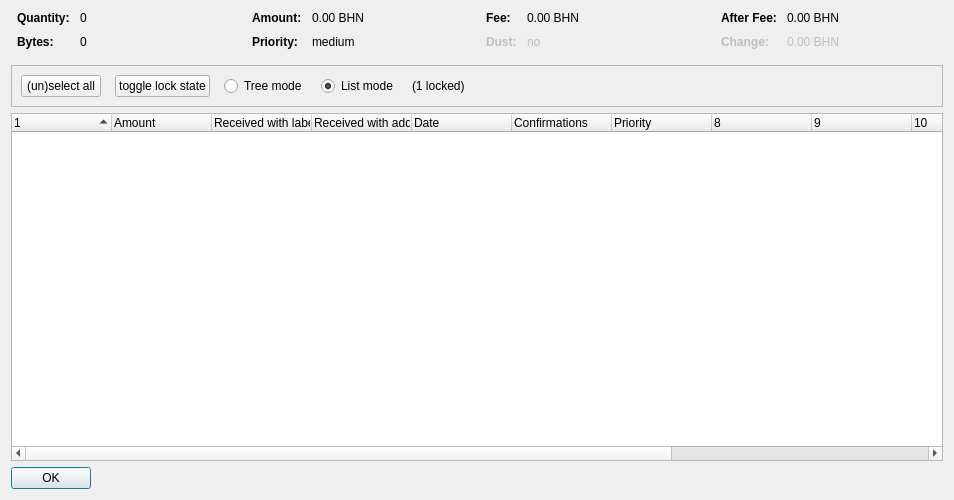
<?xml version="1.0" encoding="UTF-8"?>
<ui version="4.0">
 <class>CoinControlDialog</class>
 <widget class="QDialog" name="CoinControlDialog">
  <property name="geometry">
   <rect>
    <x>0</x>
    <y>0</y>
    <width>954</width>
    <height>500</height>
   </rect>
  </property>
  <property name="windowTitle">
   <string>Coin Selection</string>
  </property>
  <layout class="QVBoxLayout" name="verticalLayout">
   <item>
    <layout class="QHBoxLayout" name="horizontalLayoutTop" stretch="0,0,0,0">
     <property name="topMargin">
      <number>0</number>
     </property>
     <property name="bottomMargin">
      <number>10</number>
     </property>
     <item>
      <layout class="QFormLayout" name="formLayoutCoinControl1">
       <property name="horizontalSpacing">
        <number>10</number>
       </property>
       <property name="verticalSpacing">
        <number>10</number>
       </property>
       <property name="leftMargin">
        <number>6</number>
       </property>
       <property name="rightMargin">
        <number>6</number>
       </property>
       <item row="0" column="0">
        <widget class="QLabel" name="labelCoinControlQuantityText">
         <property name="font">
          <font>
           <weight>75</weight>
           <bold>true</bold>
          </font>
         </property>
         <property name="text">
          <string>Quantity:</string>
         </property>
        </widget>
       </item>
       <item row="0" column="1">
        <widget class="QLabel" name="labelCoinControlQuantity">
         <property name="cursor">
          <cursorShape>IBeamCursor</cursorShape>
         </property>
         <property name="contextMenuPolicy">
          <enum>Qt::ActionsContextMenu</enum>
         </property>
         <property name="text">
          <string notr="true">0</string>
         </property>
         <property name="textInteractionFlags">
          <set>Qt::LinksAccessibleByMouse|Qt::TextSelectableByKeyboard|Qt::TextSelectableByMouse</set>
         </property>
        </widget>
       </item>
       <item row="1" column="0">
        <widget class="QLabel" name="labelCoinControlBytesText">
         <property name="font">
          <font>
           <weight>75</weight>
           <bold>true</bold>
          </font>
         </property>
         <property name="text">
          <string>Bytes:</string>
         </property>
        </widget>
       </item>
       <item row="1" column="1">
        <widget class="QLabel" name="labelCoinControlBytes">
         <property name="cursor">
          <cursorShape>IBeamCursor</cursorShape>
         </property>
         <property name="contextMenuPolicy">
          <enum>Qt::ActionsContextMenu</enum>
         </property>
         <property name="text">
          <string notr="true">0</string>
         </property>
         <property name="textInteractionFlags">
          <set>Qt::LinksAccessibleByMouse|Qt::TextSelectableByKeyboard|Qt::TextSelectableByMouse</set>
         </property>
        </widget>
       </item>
      </layout>
     </item>
     <item>
      <layout class="QFormLayout" name="formLayoutCoinControl2">
       <property name="horizontalSpacing">
        <number>10</number>
       </property>
       <property name="verticalSpacing">
        <number>10</number>
       </property>
       <property name="leftMargin">
        <number>6</number>
       </property>
       <property name="rightMargin">
        <number>6</number>
       </property>
       <item row="0" column="0">
        <widget class="QLabel" name="labelCoinControlAmountText">
         <property name="font">
          <font>
           <weight>75</weight>
           <bold>true</bold>
          </font>
         </property>
         <property name="text">
          <string>Amount:</string>
         </property>
        </widget>
       </item>
       <item row="0" column="1">
        <widget class="QLabel" name="labelCoinControlAmount">
         <property name="cursor">
          <cursorShape>IBeamCursor</cursorShape>
         </property>
         <property name="contextMenuPolicy">
          <enum>Qt::ActionsContextMenu</enum>
         </property>
         <property name="text">
          <string notr="true">0.00 BHN</string>
         </property>
         <property name="textInteractionFlags">
          <set>Qt::LinksAccessibleByMouse|Qt::TextSelectableByKeyboard|Qt::TextSelectableByMouse</set>
         </property>
        </widget>
       </item>
       <item row="1" column="0">
        <widget class="QLabel" name="labelCoinControlPriorityText">
         <property name="font">
          <font>
           <weight>75</weight>
           <bold>true</bold>
          </font>
         </property>
         <property name="text">
          <string>Priority:</string>
         </property>
        </widget>
       </item>
       <item row="1" column="1">
        <widget class="QLabel" name="labelCoinControlPriority">
         <property name="cursor">
          <cursorShape>IBeamCursor</cursorShape>
         </property>
         <property name="contextMenuPolicy">
          <enum>Qt::ActionsContextMenu</enum>
         </property>
         <property name="text">
          <string>medium</string>
         </property>
         <property name="textInteractionFlags">
          <set>Qt::LinksAccessibleByMouse|Qt::TextSelectableByKeyboard|Qt::TextSelectableByMouse</set>
         </property>
        </widget>
       </item>
      </layout>
     </item>
     <item>
      <layout class="QFormLayout" name="formLayoutCoinControl3">
       <property name="horizontalSpacing">
        <number>10</number>
       </property>
       <property name="verticalSpacing">
        <number>10</number>
       </property>
       <property name="leftMargin">
        <number>6</number>
       </property>
       <property name="rightMargin">
        <number>6</number>
       </property>
       <item row="0" column="0">
        <widget class="QLabel" name="labelCoinControlFeeText">
         <property name="font">
          <font>
           <weight>75</weight>
           <bold>true</bold>
          </font>
         </property>
         <property name="text">
          <string>Fee:</string>
         </property>
        </widget>
       </item>
       <item row="0" column="1">
        <widget class="QLabel" name="labelCoinControlFee">
         <property name="cursor">
          <cursorShape>IBeamCursor</cursorShape>
         </property>
         <property name="contextMenuPolicy">
          <enum>Qt::ActionsContextMenu</enum>
         </property>
         <property name="text">
          <string notr="true">0.00 BHN</string>
         </property>
         <property name="textInteractionFlags">
          <set>Qt::LinksAccessibleByMouse|Qt::TextSelectableByKeyboard|Qt::TextSelectableByMouse</set>
         </property>
        </widget>
       </item>
       <item row="1" column="0">
        <widget class="QLabel" name="labelCoinControlLowOutputText">
         <property name="enabled">
          <bool>false</bool>
         </property>
         <property name="font">
          <font>
           <weight>75</weight>
           <bold>true</bold>
          </font>
         </property>
         <property name="text">
          <string>Dust:</string>
         </property>
        </widget>
       </item>
       <item row="1" column="1">
        <widget class="QLabel" name="labelCoinControlLowOutput">
         <property name="enabled">
          <bool>false</bool>
         </property>
         <property name="cursor">
          <cursorShape>IBeamCursor</cursorShape>
         </property>
         <property name="contextMenuPolicy">
          <enum>Qt::ActionsContextMenu</enum>
         </property>
         <property name="text">
          <string>no</string>
         </property>
         <property name="textInteractionFlags">
          <set>Qt::LinksAccessibleByMouse|Qt::TextSelectableByKeyboard|Qt::TextSelectableByMouse</set>
         </property>
        </widget>
       </item>
      </layout>
     </item>
     <item>
      <layout class="QFormLayout" name="formLayoutCoinControl4">
       <property name="horizontalSpacing">
        <number>10</number>
       </property>
       <property name="verticalSpacing">
        <number>10</number>
       </property>
       <property name="leftMargin">
        <number>6</number>
       </property>
       <property name="rightMargin">
        <number>6</number>
       </property>
       <item row="0" column="0">
        <widget class="QLabel" name="labelCoinControlAfterFeeText">
         <property name="font">
          <font>
           <weight>75</weight>
           <bold>true</bold>
          </font>
         </property>
         <property name="text">
          <string>After Fee:</string>
         </property>
        </widget>
       </item>
       <item row="0" column="1">
        <widget class="QLabel" name="labelCoinControlAfterFee">
         <property name="cursor">
          <cursorShape>IBeamCursor</cursorShape>
         </property>
         <property name="contextMenuPolicy">
          <enum>Qt::ActionsContextMenu</enum>
         </property>
         <property name="text">
          <string notr="true">0.00 BHN</string>
         </property>
         <property name="textInteractionFlags">
          <set>Qt::LinksAccessibleByMouse|Qt::TextSelectableByKeyboard|Qt::TextSelectableByMouse</set>
         </property>
        </widget>
       </item>
       <item row="1" column="0">
        <widget class="QLabel" name="labelCoinControlChangeText">
         <property name="enabled">
          <bool>false</bool>
         </property>
         <property name="font">
          <font>
           <weight>75</weight>
           <bold>true</bold>
          </font>
         </property>
         <property name="text">
          <string>Change:</string>
         </property>
        </widget>
       </item>
       <item row="1" column="1">
        <widget class="QLabel" name="labelCoinControlChange">
         <property name="enabled">
          <bool>false</bool>
         </property>
         <property name="cursor">
          <cursorShape>IBeamCursor</cursorShape>
         </property>
         <property name="contextMenuPolicy">
          <enum>Qt::ActionsContextMenu</enum>
         </property>
         <property name="text">
          <string notr="true">0.00 BHN</string>
         </property>
         <property name="textInteractionFlags">
          <set>Qt::LinksAccessibleByMouse|Qt::TextSelectableByKeyboard|Qt::TextSelectableByMouse</set>
         </property>
        </widget>
       </item>
      </layout>
     </item>
    </layout>
   </item>
   <item>
    <widget class="QFrame" name="frame">
     <property name="minimumSize">
      <size>
       <width>0</width>
       <height>40</height>
      </size>
     </property>
     <property name="frameShape">
      <enum>QFrame::StyledPanel</enum>
     </property>
     <property name="frameShadow">
      <enum>QFrame::Sunken</enum>
     </property>
     <layout class="QHBoxLayout" name="horizontalLayout">
      <item>
       <layout class="QHBoxLayout" name="horizontalLayoutPanel" stretch="0,0,0,0,0,0">
        <property name="spacing">
         <number>14</number>
        </property>
        <item>
         <widget class="QPushButton" name="pushButtonSelectAll">
          <property name="sizePolicy">
           <sizepolicy hsizetype="Maximum" vsizetype="Fixed">
            <horstretch>0</horstretch>
            <verstretch>0</verstretch>
           </sizepolicy>
          </property>
          <property name="text">
           <string>(un)select all</string>
          </property>
          <property name="autoDefault">
           <bool>false</bool>
          </property>
         </widget>
        </item>
        <item>
         <widget class="QPushButton" name="pushButtonToggleLock">
          <property name="sizePolicy">
           <sizepolicy hsizetype="Maximum" vsizetype="Fixed">
            <horstretch>0</horstretch>
            <verstretch>0</verstretch>
           </sizepolicy>
          </property>
          <property name="text">
           <string>toggle lock state</string>
          </property>
          <property name="autoDefault">
           <bool>false</bool>
          </property>
         </widget>
        </item>
        <item>
         <widget class="QRadioButton" name="radioTreeMode">
          <property name="sizePolicy">
           <sizepolicy hsizetype="Maximum" vsizetype="Fixed">
            <horstretch>0</horstretch>
            <verstretch>0</verstretch>
           </sizepolicy>
          </property>
          <property name="text">
           <string>Tree mode</string>
          </property>
         </widget>
        </item>
        <item>
         <widget class="QRadioButton" name="radioListMode">
          <property name="sizePolicy">
           <sizepolicy hsizetype="Maximum" vsizetype="Fixed">
            <horstretch>0</horstretch>
            <verstretch>0</verstretch>
           </sizepolicy>
          </property>
          <property name="text">
           <string>List mode</string>
          </property>
          <property name="checked">
           <bool>true</bool>
          </property>
         </widget>
        </item>
        <item>
         <widget class="QLabel" name="labelLocked">
          <property name="text">
           <string>(1 locked)</string>
          </property>
         </widget>
        </item>
        <item>
         <spacer name="horizontalSpacer">
          <property name="orientation">
           <enum>Qt::Horizontal</enum>
          </property>
          <property name="sizeHint" stdset="0">
           <size>
            <width>40</width>
            <height>20</height>
           </size>
          </property>
         </spacer>
        </item>
       </layout>
      </item>
     </layout>
    </widget>
   </item>
   <item>
    <widget class="CoinControlTreeWidget" name="treeWidget">
     <property name="contextMenuPolicy">
      <enum>Qt::CustomContextMenu</enum>
     </property>
     <property name="sortingEnabled">
      <bool>false</bool>
     </property>
     <property name="columnCount">
      <number>13</number>
     </property>
     <attribute name="headerShowSortIndicator" stdset="0">
      <bool>true</bool>
     </attribute>
     <attribute name="headerStretchLastSection">
      <bool>false</bool>
     </attribute>
     <column>
      <property name="text">
       <string/>
      </property>
     </column>
     <column>
      <property name="text">
       <string>Amount</string>
      </property>
     </column>
     <column>
      <property name="text">
       <string>Received with label</string>
      </property>
     </column>
     <column>
      <property name="text">
       <string>Received with address</string>
      </property>
     </column>
     <column>
      <property name="text">
       <string>Date</string>
      </property>
     </column>
     <column>
      <property name="text">
       <string>Confirmations</string>
      </property>
      <property name="toolTip">
       <string>Confirmed</string>
      </property>
     </column>
     <column>
      <property name="text">
       <string>Priority</string>
      </property>
     </column>
     <column>
      <property name="text">
       <string/>
      </property>
     </column>
     <column>
      <property name="text">
       <string/>
      </property>
     </column>
     <column>
      <property name="text">
       <string/>
      </property>
     </column>
     <column>
      <property name="text">
       <string/>
      </property>
     </column>
     <column>
      <property name="text">
       <string/>
      </property>
     </column>
    </widget>
   </item>
   <item>
    <widget class="QDialogButtonBox" name="buttonBox">
     <property name="sizePolicy">
      <sizepolicy hsizetype="Maximum" vsizetype="Fixed">
       <horstretch>0</horstretch>
       <verstretch>0</verstretch>
      </sizepolicy>
     </property>
     <property name="orientation">
      <enum>Qt::Horizontal</enum>
     </property>
     <property name="standardButtons">
      <set>QDialogButtonBox::Ok</set>
     </property>
    </widget>
   </item>
  </layout>
 </widget>
 <customwidgets>
  <customwidget>
   <class>CoinControlTreeWidget</class>
   <extends>QTreeWidget</extends>
   <header>coincontroltreewidget.h</header>
  </customwidget>
 </customwidgets>
 <resources/>
 <connections/>
</ui>
